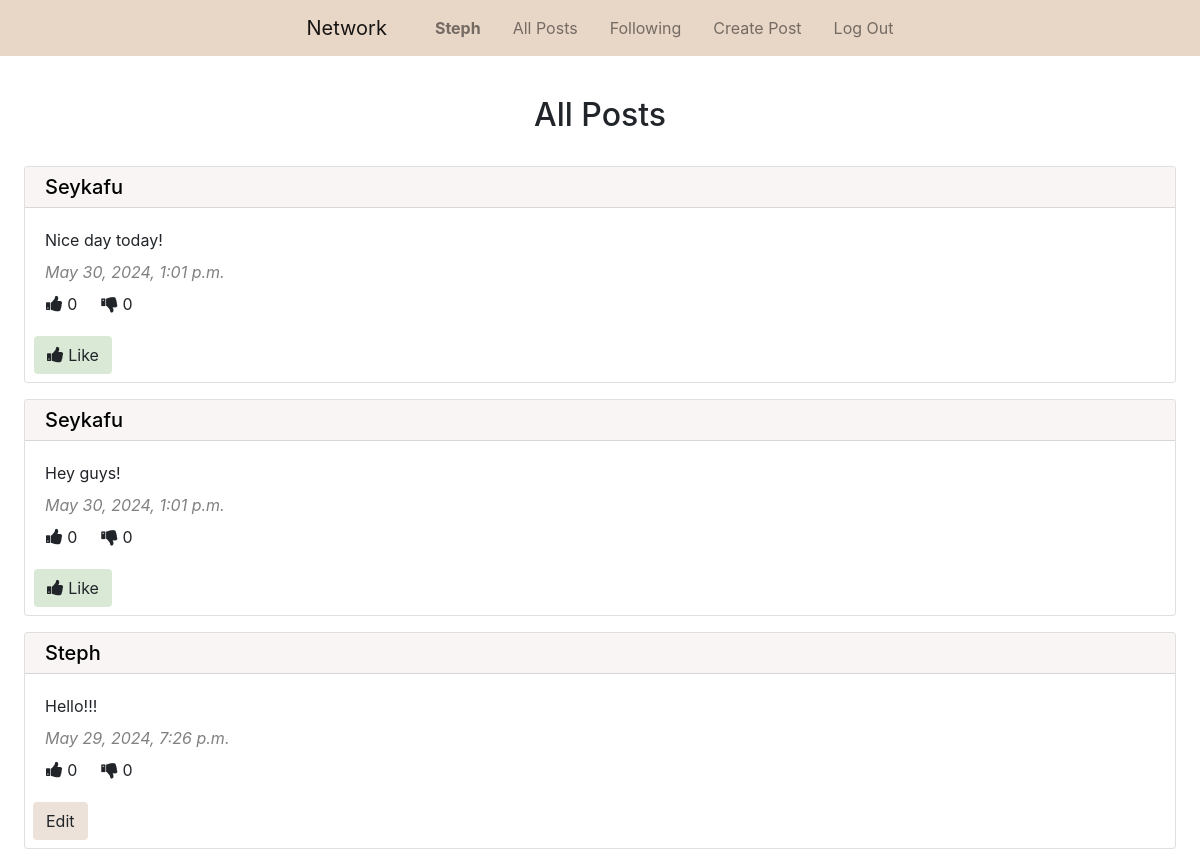
Page / (signed in, upper part) on the earlier database version.
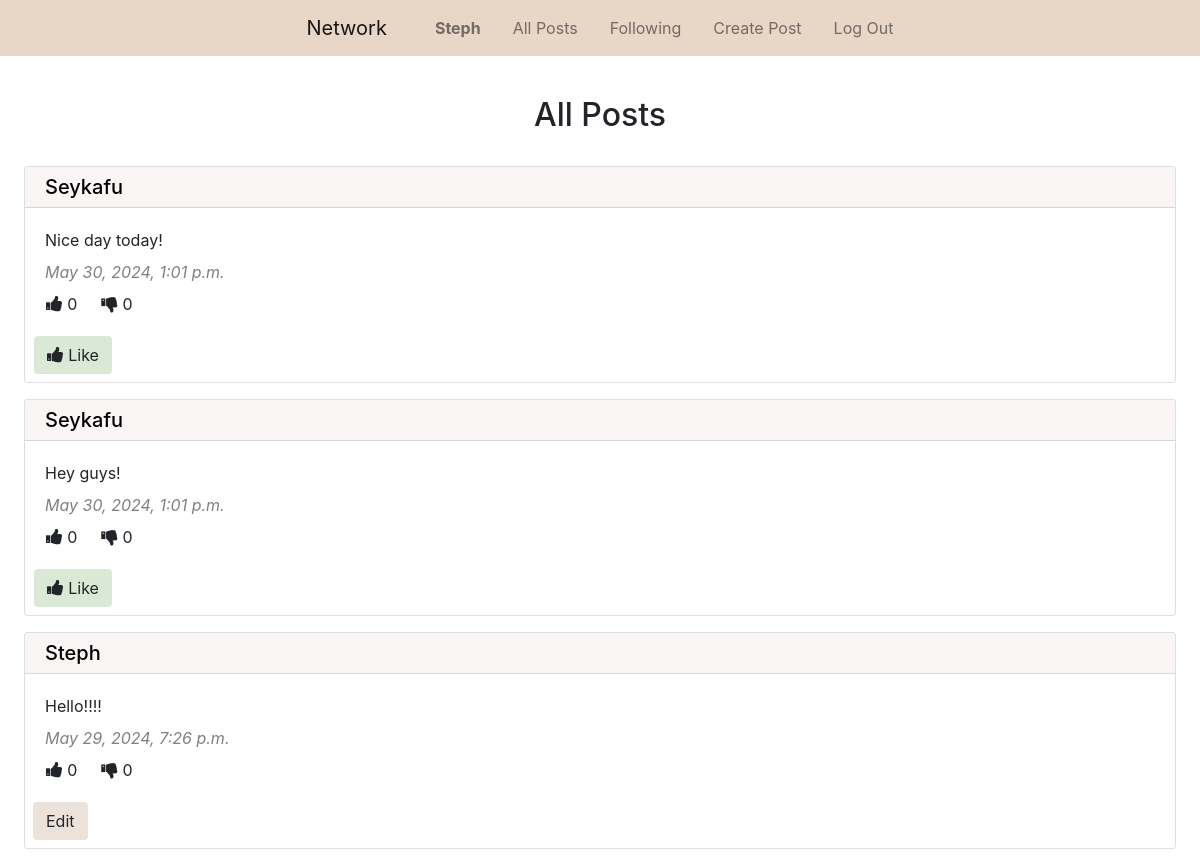
Same page on the later database version.
### network/models.py (models this page shows, shortened)
class Post(models.Model):
    content = models.CharField(max_length=300)
    user = models.ForeignKey(User, on_delete=models.CASCADE, related_name="post_user")
    date_time = models.DateTimeField(auto_now_add=True)

class User(AbstractUser):
    pass

### network/views.py (the view)
# urls.py: path("", views.index, name="index"),
def index(request):
    all_posts = Post.objects.all().order_by("id").reverse()
    all_likes = Like.objects.all()
    your_liked_post_ids = []
    try:
        for like in all_likes:
            if like.user.id == request.user.id:
                your_liked_post_ids.append(like.post.id)
    except:
        your_liked_post_ids = []
    paginator = Paginator(all_posts, 10)
    page_number = request.GET.get("page")
    page_posts = paginator.get_page(page_number)
    return render(request, "network/index.html", {
        "page_posts": page_posts,
        "your_liked_post_ids": your_liked_post_ids
    })

### network/templates/network/index.html (shortened to what this page needs)
{% extends "network/layout.html" %}
{% block body %}
    <h2 class="px-5 pt-4 pb-3 mt-3 text-center">All Posts</h2>
    {% for post in page_posts %}
        <div class="px-4 py-2">
            <div class="card">
                <h5 class="card-header bg-brown pt-2 pb-2"><a class="blacklink" href="{% url 'profile' user_id=post.user.id %}">{{ post.user.username | capfirst }}</a></h5>
                <div class="card-body">
                    <p class="card-text mt-0 mb-2" id="content_{{ post.id }}">{{ post.content }}</p>
                    <p class="card-text grey mt-2 mb-1"><i>{{ post.date_time }}</i></p>
                    <div class="row pl-3 mt-2">
                        <div class="pr-4">
                            <i class="fa fa-thumbs-up" style="font-size:18px"></i> {{ post.like_post.count }}
                        </div>
                        <div>
                            <i class="fa fa-thumbs-down" style="font-size:18px"></i> 0
                        </div>
                    </div>
                </div>
                {% if user.is_authenticated %}
                    {% if user == post.user %}
                        <div class="d-flex justify-content-aroud pl-2 pb-2">
                            <button type="button" class="btn btn-brown" data-toggle="modal" data-target="#edit_modal">Edit</button>
                        </div>
                    {% else %}
                        {% if post.id in your_liked_post_ids %}
                            <div class="row d-flex justify-content-aroud pl-4 pb-2">
                                <button type="button" class="btn btn-like mr-2" onclick="like_handler({{ post.id }}, {{ your_liked_post_ids }})" id="{{ post.id }}">
                                    <i class="fa fa-thumbs-up" style="font-size:18px"></i> Remove Like
                                </button>
                            </div>
                        {% else %}
                            <div class="row d-flex justify-content-aroud pl-4 pb-2"m>
                                <button type="button" class="btn btn-like mr-2" onclick="like_handler({{ post.id }}, {{ your_liked_post_ids }})" id="{{ post.id }}">
                                    <i class="fa fa-thumbs-up" style="font-size:18px"></i> Like
                                </button>
                            </div>
                        {% endif %}
                    {% endif %}
                {% endif %}
            </div>
        </div>
    {% endfor %}
    <br>
{% endblock %}

Differences in the rows shown:
changed Post "Steph": content "Hello!!!" → "Hello!!!!"
